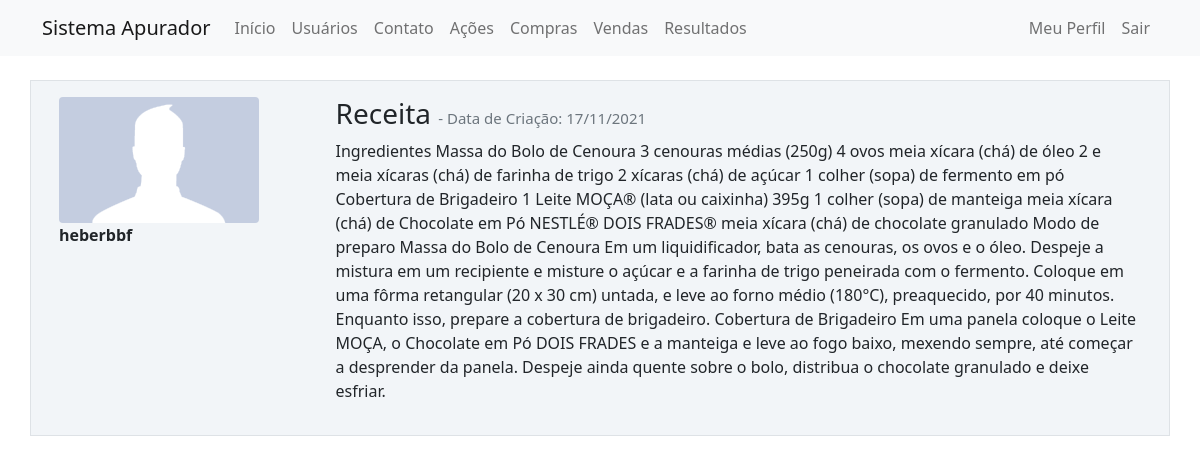
Page /post/5 (signed in) on the committed database.
### app/models.py (models this page shows, shortened)
class Usuario(database.Model, UserMixin):
    id = database.Column(database.Integer, primary_key=True)
    username = database.Column(database.String, nullable=False)
    email = database.Column(database.String, nullable=False, unique=True)
    senha = database.Column(database.String, nullable=False)
    foto_perfil = database.Column(database.String, default='default.jpg')
    posts = database.relationship('Post', backref='autor', lazy=True)
    cursos = database.Column(database.String, nullable=False, default='Não Informado')
    compras = database.relationship('Compras', backref='autor', lazy=True)
    vendas = database.relationship('Vendas', backref='autor', lazy=True)
    apuracao = database.relationship('Apuracao', backref='autor', lazy=True)

class Post(database.Model):
    id = database.Column(database.Integer, primary_key=True)
    titulo = database.Column(database.String, nullable=False)
    corpo = database.Column(database.Text, nullable=False)
    data_criacao = database.Column(database.DateTime, nullable=False, default=datetime.utcnow)
    id_usuario = database.Column(database.Integer, database.ForeignKey('usuario.id'), nullable=False)

### app/routes.py (the view)
@app.route('/post/<post_id>', methods=['GET', 'POST'])
@login_required
def exibir_post(post_id):
    post = Post.query.get(post_id)
    if current_user == post.autor:
        form = FormCriarPost()
        if request.method == 'GET':
            form.titulo.data = post.titulo
            form.corpo.data = post.corpo
        elif form.validate_on_submit():
            post.titulo = form.titulo.data
            post.corpo = form.corpo.data
            database.session.commit()
            flash('Post Atualizado com Sucesso', 'alert-success')
            return redirect(url_for('home'))
    else:
        form = None
    return render_template('post.html', post=post, form=form)

### app/models.py (called while the page is built)
@login_manager.user_loader
def load_usuario(id_usuario):
    return Usuario.query.get(int(id_usuario))

### app/templates/post.html (shortened to what this page needs)
{% extends 'base.html' %}
{% block body %}
        <div class="container mt-3">
            <div class="row border mt-4 p-3 meupost">
                <div class="col col-3">
                    <div class="image pe-2"> <img src="{{ url_for('static', filename='fotos_perfil/{}'.format(post.autor.foto_perfil)) }}" class="rounded" width="200"> </div>
                    <strong>{{ post.autor.username }}</strong>
                </div>
                <div class="col col-9">
                    <h3>{{ post.titulo }}
                    <small class="text-muted" style="font-size: 15px"> - Data de Criação: {{ post.data_criacao.strftime('%d/%m/%Y') }}
                    </small>
                    </h3>
                    <p>{{ post.corpo }}</p>
                </div>
            </div>
        </div>
{% endblock %}

### app/static/main.css (style rules this page uses)
.meupost { background: #f2f5f8 !important; }

### rows in the picture
Usuario: foto_perfil (picture), autor.username "heberbbf"
Post: titulo "Receita", data_criacao "17/11/2021", corpo "Ingredientes Massa do Bolo de Cenoura 3 cenouras médias (250g) 4 ovos meia xícara (chá) de óleo 2 e meia xícaras (chá) de farinha de trigo 2 xícaras (chá) de açúcar 1 colher (sopa) de fermento em pó Cobertura de Brigadeiro 1 Leite MOÇA® (lata ou caixinha) 395g 1 colher (sopa) de manteiga meia xícara (chá) de Chocolate em Pó NESTLÉ® DOIS FRADES® meia xícara (chá) de chocolate granulado Modo de preparo Massa do Bolo de Cenoura Em um liquidificador, bata as cenouras, os ovos e o óleo. Despeje a mistura em um recipiente e misture o açúcar e a farinha de trigo peneirada com o fermento. Coloque em uma fôrma retangular (20 x 30 cm) untada, e leve ao forno médio (180°C), preaquecido, por 40…"
